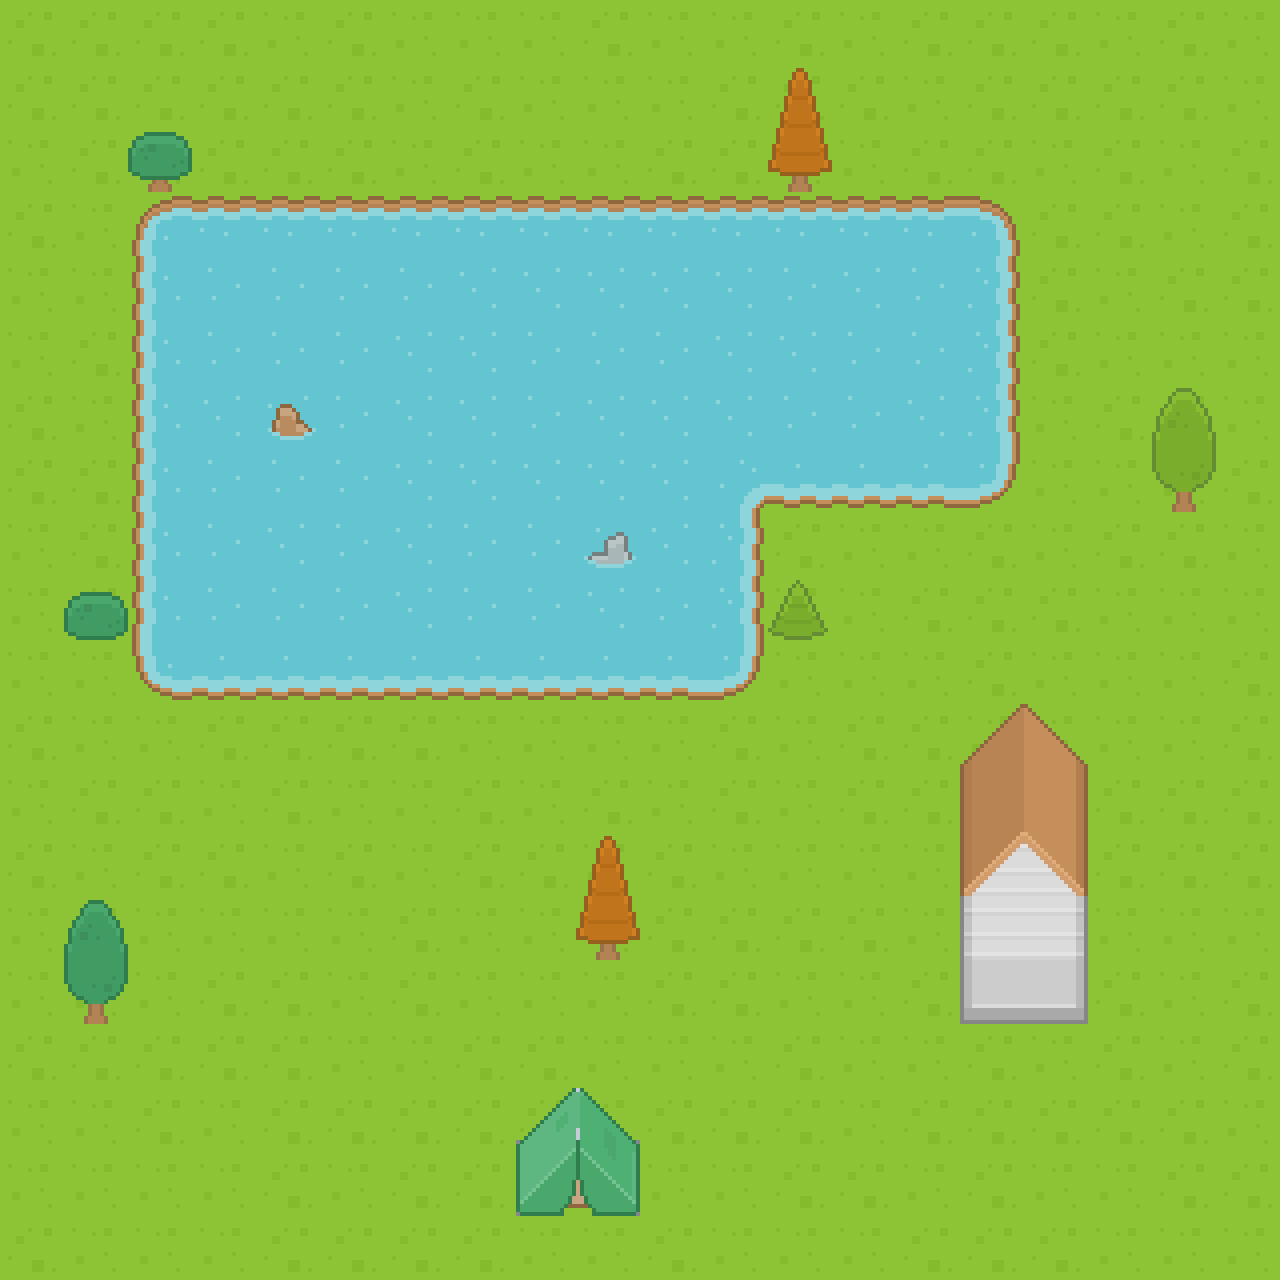

Rendered tile map (Tiled .tmx) drawn with the repository's tilesets; below, a short description and the map source with its tile grids summarised:
An orthogonal 20x20 tile map with 64x64 px tiles, 3 tile layers (Grass, Water, Objects).

<map version="1.0" orientation="orthogonal" renderorder="right-down" width="20" height="20" tilewidth="64" tileheight="64" backgroundcolor="#8dc435" nextobjectid="1">
 <tileset firstgid="1" name="roguelikeSheet_transparent" tilewidth="64" tileheight="64" tilecount="1767" columns="57">
  <image source="../images/roguelikeSheet_transparent.png" width="3648" height="1984" />
 </tileset>
 <layer name="Grass" width="20" height="20">
  <data>[400 cells, 300 non-empty, 2 distinct tile ids]</data>
 </layer>
 <layer name="Water" width="20" height="20">
  <data>[400 cells, 106 non-empty, 17 distinct tile ids]</data>
 </layer>
 <layer name="Objects" width="20" height="20">
  <data>[400 cells, 23 non-empty, 20 distinct tile ids]</data>
 </layer>
</map>